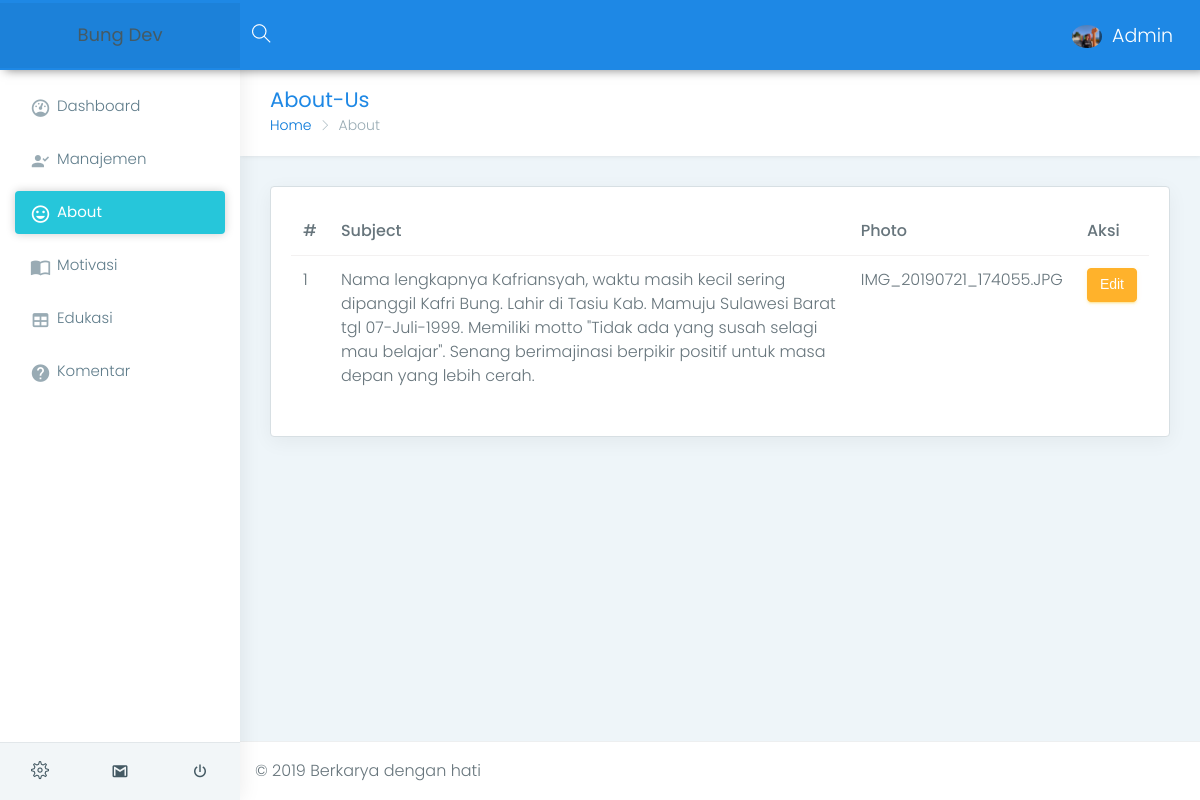
Screenshot of /dashboard/html/about.php (signed in) with the database file from the repository.
### tables this page shows
CREATE TABLE `about` (
  `id` int(11) NOT NULL,
  `subject` text NOT NULL,
  `photo` varchar(50) NOT NULL,
  `user_id` int(11) NOT NULL
);

### dashboard/function_dashboard/data_dash.php (called while the page is built, shortened)
<?php
function about()
{
  $query  = "SELECT * FROM about";
  return run_result($query);
}
function run_result($result)
{
  global $link;
  return mysqli_query($link, $result);
}

### dashboard/html/about.php (the view, shortened to what this page needs)
<?php
$result = about();
$data = mysqli_fetch_assoc($result);
?>
<?php require_once('../views/_header.php') ?>
<div class="page-wrapper">
    <div class="container-fluid">
        <div class="row page-titles">
            <div class="col-md-5 col-8 align-self-center">
                <h3 class="text-themecolor m-b-0 m-t-0">About-Us</h3>
                <ol class="breadcrumb">
                    <li class="breadcrumb-item"><a href="javascript:void(0)">Home</a></li>
                    <li class="breadcrumb-item active">About</li>
                </ol>
            </div>
        </div>
        <div class="row">
            <div class="col-lg-12">
                <div class="card">
                    <div class="card-block">
                        <div class="table-responsive">
                            <table class="table table table-hover">
                                <thead>
                                    <tr>
                                        <th>#</th>
                                        <th>Subject</th>
                                        <th>Photo</th>
                                        <th>Aksi</th>
                                    </tr>
                                </thead>
                                <tbody>
                                    <tr>
                                        <td>1</td>
                                        <td><?= $data['subject'] ?></td>
                                        <td><?= $data['photo'] ?></td>
                                        <td><button type="button" class="btn btn-warning" data-toggle="modal" data-target="#exampleModal">
                                                Edit
                                            </button>
                                        </td>
                                    </tr>
                                </tbody>
                            </table>
                        </div>
                    </div>
                </div>
            </div>
        </div>
    </div>
</div>
<?php require_once('../views/_footer.php') ?>

### dashboard/html/css/colors/blue.css (style rules this page uses)
.text-themecolor { color: #1e88e5 !important; }

### rows the page displays
about: subject "Nama lengkapnya Kafriansyah, waktu masih kecil sering dipanggil Kafri Bung. Lahir di Tasiu Kab. Mamuju Sulawesi Barat tgl 07-Juli-1999. Memiliki motto \"Tidak ada yang susah selagi mau belajar\". Senang berimajinasi berpikir positif untuk masa depan yang lebih cerah.", photo "IMG_20190721_174055.JPG"
